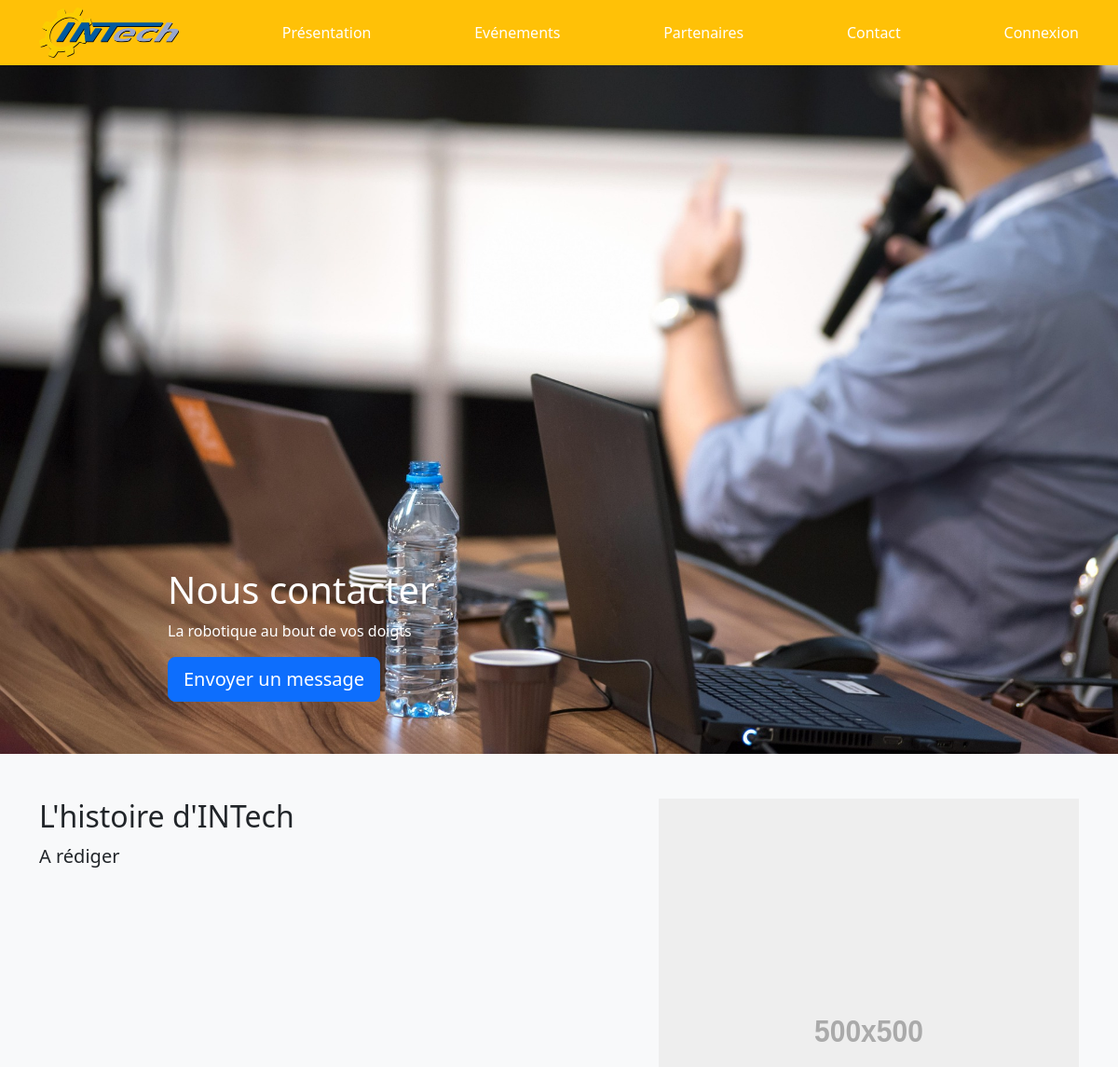
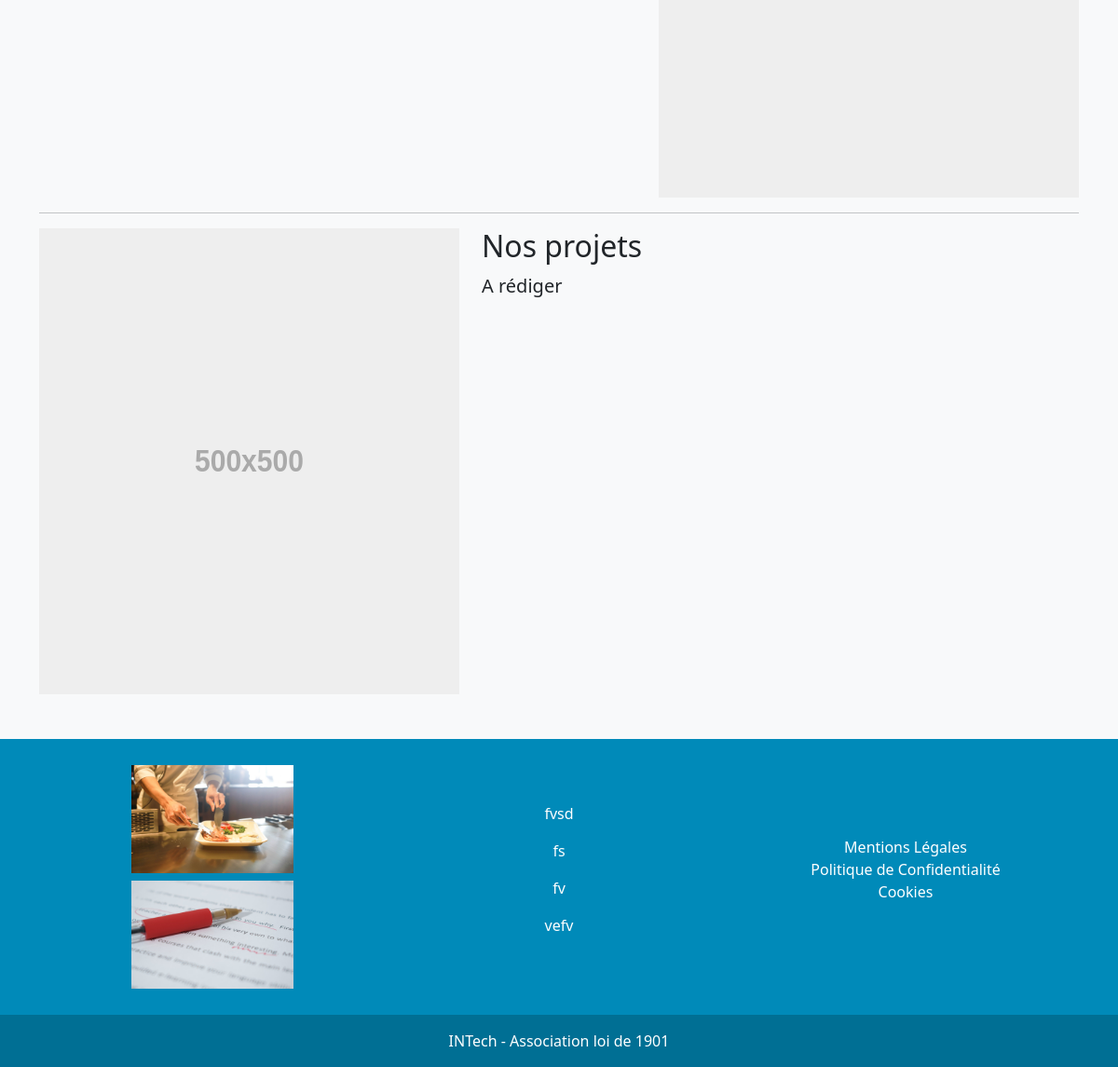
The page / on the database its author committed (2 pictures, top to bottom).
### vitrine/models.py (models this page shows, shortened)
class Parametres(models.Model):
    LogoFooterAssociation = models.ImageField(upload_to='img', null=True, blank=True)
    LogoFooterEcoles = models.ImageField(upload_to='img', null=True, blank=True)
    MentionsLegales = HTMLField()
    PolitiqueDeConfidentialite = HTMLField()
    AdresseMail = models.CharField(max_length=100)
    NumeroTelephone = models.CharField(max_length=500)
    Adresse = models.CharField(max_length=100)
    Ville = models.CharField(max_length=100)
    PhotoCouverture = models.ImageField(upload_to='img', null=True, blank=True)
    NomAssociationBasPage = models.CharField(max_length=120)
    lienDrive = models.TextField(null=True)
    lienGit = models.TextField(null=True)

### vitrine/views.py (the view)
# urls.py: path('', Presentation,  name='Presentation_urlpattern_name'),
def Presentation(request):
    return render(request, "vitrine/Presentation.html", getBase(request))

### vitrine/views.py (called while the page is built)
def getBase(request):
    return {'ParametresGlobaux': Parametres.objects.latest('id')}

### templates/vitrine/Presentation.html (shortened to what this page needs)
{% extends 'main.html'%}
{% block bodymainPage %}
<main>
{% include 'base/banniere.html' %}
  <div class="album py-5 bg-light">
    <div class="container">
        <div class="row featurette">
          <div class="col-md-7">
            <h2 class="featurette-heading">L'histoire d'INTech</h2>
            <p class="lead">A rédiger</p>
          </div>
          <div class="col-md-5">
            <img class="featurette-image img-fluid mx-auto" data-src="holder.js/500x500/auto" alt="500x500" style="width: 500px; height: 500px;">
          </div>
        </div>
        <hr class="featurette-divider">
        <div class="row featurette">
          <div class="col-md-7 order-md-2">
            <h2 class="featurette-heading">Nos projets</h2>
            <p class="lead">A rédiger</p>
          </div>
          <div class="col-md-5 order-md-1">
            <img class="featurette-image img-fluid mx-auto" data-src="holder.js/500x500/auto" alt="500x500" style="width: 500px; height: 500px;" data-holder-rendered="true">
          </div>
        </div>
    </div>
  </div>
{% endblock %}

### templates/base/banniere.html
<section class="text-center">
  <div class="carousel-inner">
      <div class="carousel-item active">
        <img class="bd-placeholder-img" width="100%" height="100%" src="{{ParametresGlobaux.PhotoCouverture.url}}" aria-hidden="true" preserveAspectRatio="xMidYMid slice" focusable="false"><rect width="100%" height="100%" fill="#777"></rect>
        <div class="container">
          <div class="carousel-caption text-start">
            <h1>Nous contacter</h1>
            <p>La robotique au bout de vos doigts</p>
            <p><a class="btn btn-lg btn-primary" href="mailto:intech@it-sudparis.eu">Envoyer un message</a></p>
          </div>
        </div>
      </div>
   </div>
</section>

### templates/base/footer.html
    <div class="container p-4">
      <div class="row align-items-center">
        <div class="col-lg-4 col-md-12 mb-4 mb-md-0">
            <img class="m-1 w-50" src="{{ParametresGlobaux.LogoFooterAssociation.url}}">
            <img class="m-1 w-50" src="{{ParametresGlobaux.LogoFooterEcoles.url}}">
        </div>
        <div class="col-lg-4 col-md-12 mb-4 mb-md-0">
            <p class="text-white">{{ParametresGlobaux.NomAssociationBasPage}}</p>
            <p class="text-white">{{ParametresGlobaux.Adresse}}</p>
            <p class="text-white">{{ParametresGlobaux.Ville}}</p>
            <p class="text-white">{{ParametresGlobaux.AdresseMail}}</p>
        </div>
        <div class="col-lg-4 col-md-12 mb-4 mb-md-0">
          <ul class="list-unstyled">
            <li>
              <a href="/LoisRegles/1/" class="text-white">Mentions Légales</a>
            </li>
            <li>
              <a href="/LoisRegles/2/" class="text-white">Politique de Confidentialité</a>
            </li>
            <li>
              <a href="#!" class="text-white">Cookies</a>
            </li>
          </ul>
        </div>
      </div>
    </div>
    <div class="text-center p-3" style="background-color: rgba(0, 0, 0, 0.2);">
      <a class="text-white" href="/admin/"> INTech - Association loi de 1901</a>
    </div>

### static/css/style.css (style rules this page uses)
a { color: rgb(1,90,158); text-decoration : none; }

### rows shown on the page
Parametres: PhotoCouverture (picture), LogoFooterAssociation (picture), LogoFooterEcoles (picture), NomAssociationBasPage "fvsd", Adresse "fs", Ville "fv", AdresseMail "vefv"
